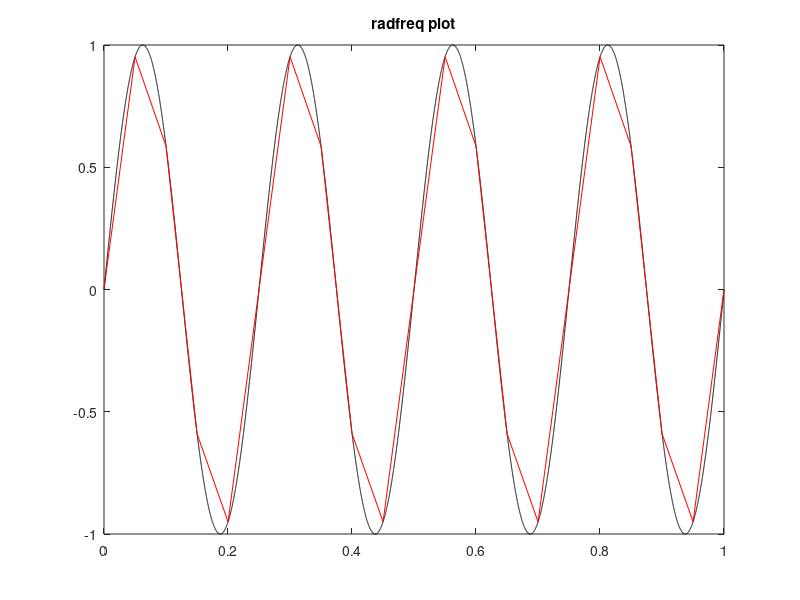
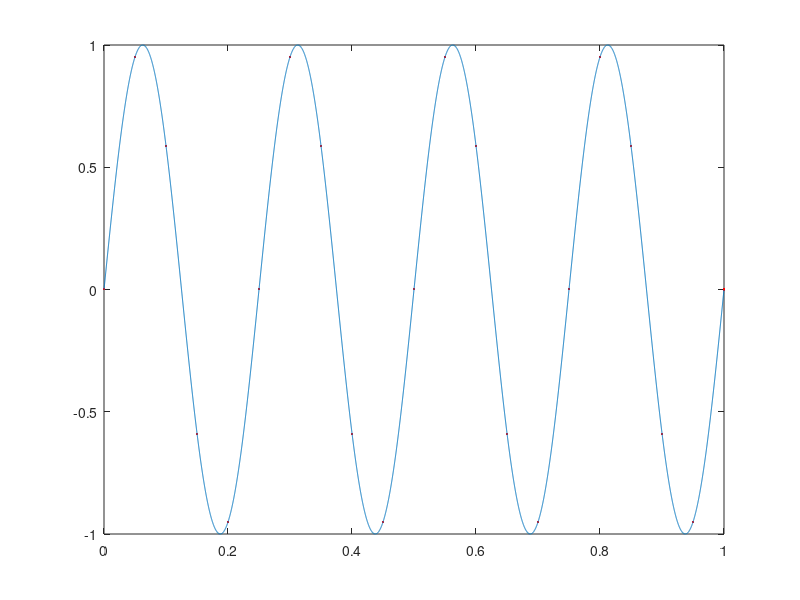

These charts were generated, in order, by the following MATLAB code:
close all
clear tt_sf
samples = 10000;
samp_freq = 20
nyq = samp_freq/2
samp_time = samples/samp_freq;
freq = 4
t = [0:samples-1];
tt = t/10000;
size(tt);
sint = sin(tt);
radfreq = freq*(2*pi)/1;
sint2 = sin(radfreq*tt);
plot(tt, sint2, 'k')
title('radfreq plot')
pause(1)

if nyq - freq < 0 alias = nyq - abs(nyq-freq), end
cnt = 1;

for ii = 1:samp_time:samples
tt_sf(cnt) = ii/samples;
cnt=cnt+1;

end

if ii < samples tt_sf(cnt) = samples/10000; end
sint3 = sin(radfreq*tt_sf);

hold on
tt_sf_sze = size(tt_sf,2)
plot(tt_sf, sint3, 'r')
figure, plot(tt_sf, sint3, 'r.'), hold on, plot(tt, sint2)
'k';
